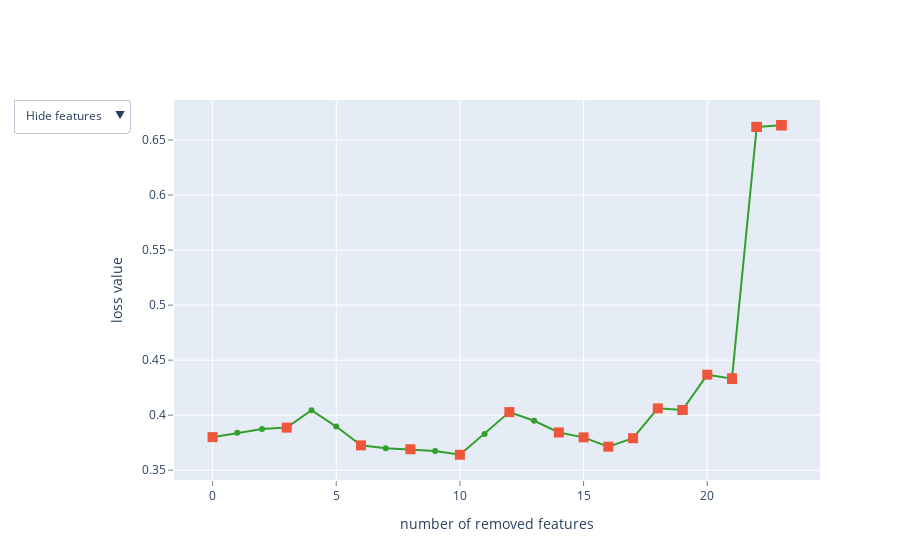

Notebook code for this chart:
### Code cell
select_feat = X_train_cb.columns.tolist()

# Отбираем предикторы
summary = cb_model.select_features(train_pool,
    eval_set=test_pool,
    features_for_select=select_feat,
    num_features_to_select=1,  
    steps=len(select_feat)-1,
    algorithm=cb.EFeaturesSelectionAlgorithm.RecursiveByShapValues,
    shap_calc_type=cb.EShapCalcType.Regular,
    train_final_model=True,
    logging_level='Silent',
    plot=True
)

### Figure 1 — Plotly figure (JSON) as saved in the notebook; plotly's stock layout.template omitted (floating-point values rounded to 4 significant figures)
{"data": [{"line": {"color": "rgb(51,160,44)"}, "mode": "lines+markers", "name": "", "text": ["", "has_dr ", "ticket_has_text", "ticket_num_len", "has_rare_title", "popular_name", "alone", "has_mrs ", "name_longest", "has_rev ", "has_miss ", "parch", "name_size", "name_length_mean", "embarked", "name_length", "cabin_letter", "has_master ", "sibsp", "age", "fare", "has_cabin", "pclass", "sex_male"], "type": "scatter", "x": [0, 1, 2, 3, 4, 5, 6, 7, 8, 9, 10, 11, 12, 13, 14, 15, 16, 17, 18, 19, 20, 21, 22, 23], "y": [0.3801, 0.384, 0.3875, 0.3887, 0.4046, 0.3897, 0.3726, 0.37, 0.3691, 0.3675, 0.3641, 0.383, 0.4028, 0.3949, 0.3843, 0.3799, 0.3714, 0.3791, 0.4062, 0.4047, 0.4368, 0.4332, 0.6619, 0.6634]}, {"marker": {"size": 10, "symbol": "square"}, "mode": "markers", "name": "", "text": ["", "ticket_num_len", "alone", "name_longest", "has_miss ", "name_size", "embarked", "name_length", "cabin_letter", "has_master ", "sibsp", "age", "age", "fare", "has_cabin", "has_cabin", "has_cabin", "pclass", "pclass", "pclass", "pclass", "sex_male", "sex_male", "sex_male"], "type": "scatter", "x": [0, 3, 6, 8, 10, 12, 14, 15, 16, 17, 18, 19, 19, 20, 21, 21, 21, 22, 22, 22, 22, 23, 23, 23], "y": [0.3801, 0.3887, 0.3726, 0.3691, 0.3641, 0.4028, 0.3843, 0.3799, 0.3714, 0.3791, 0.4062, 0.4047, 0.4047, 0.4368, 0.4332, 0.4332, 0.4332, 0.6619, 0.6619, 0.6619, 0.6619, 0.6634, 0.6634, 0.6634]}, {"mode": "text", "name": "", "text": ["", "15", "19", "18", "17", "10", "22", "13", "8", "16", "12", "3", "6", "9", "5", "7", "21", "14", "2", "1", "4", "20", "0", "23"], "textfont": {"color": "rgb(51,160,44)", "family": "sans serif", "size": 18}, "textposition": "bottom center", "type": "scatter", "visible": false, "x": [0, 1, 2, 3, 4, 5, 6, 7, 8, 9, 10, 11, 12, 13, 14, 15, 16, 17, 18, 19, 20, 21, 22, 23], "y": [0.3801, 0.384, 0.3875, 0.3887, 0.4046, 0.3897, 0.3726, 0.37, 0.3691, 0.3675, 0.3641, 0.383, 0.4028, 0.3949, 0.3843, 0.3799, 0.3714, 0.3791, 0.4062, 0.4047, 0.4368, 0.4332, 0.6619, 0.6634]}, {"mode": "text", "name": "", "text": ["", "has_dr ", "ticket_has_text", "ticket_num_len", "has_rare_title", "popular_name", "alone", "has_mrs ", "name_longest", "has_rev ", "has_miss ", "parch", "name_size", "name_length_mean", "embarked", "name_length", "cabin_letter", "has_master ", "sibsp", "age", "fare", "has_cabin", "pclass", "sex_male"], "textfont": {"color": "rgb(51,160,44)", "family": "sans serif", "size": 18}, "textposition": "bottom center", "type": "scatter", "visible": false, "x": [0, 1, 2, 3, 4, 5, 6, 7, 8, 9, 10, 11, 12, 13, 14, 15, 16, 17, 18, 19, 20, 21, 22, 23], "y": [0.3801, 0.384, 0.3875, 0.3887, 0.4046, 0.3897, 0.3726, 0.37, 0.3691, 0.3675, 0.3641, 0.383, 0.4028, 0.3949, 0.3843, 0.3799, 0.3714, 0.3791, 0.4062, 0.4047, 0.4368, 0.4332, 0.6619, 0.6634]}], "layout": {"showlegend": false, "updatemenus": [{"active": 0, "buttons": [{"args": [{"visible": [true, true, false, false]}], "label": "Hide features", "method": "update"}, {"args": [{"visible": [true, true, true, false]}], "label": "Show indices", "method": "update"}, {"args": [{"visible": [true, true, false, true]}], "label": "Show names", "method": "update"}], "pad": {"r": 10, "t": 10}, "showactive": true, "x": -0.25, "xanchor": "left", "y": 1.03, "yanchor": "top"}], "xaxis": {"gridcolor": "rgb(255,255,255)", "showgrid": true, "showline": false, "showticklabels": true, "tickcolor": "rgb(127,127,127)", "ticks": "outside", "title": {"text": "number of removed features"}, "zeroline": false}, "yaxis": {"gridcolor": "rgb(255,255,255)", "showgrid": true, "showline": false, "showticklabels": true, "tickcolor": "rgb(127,127,127)", "ticks": "outside", "title": {"text": "loss value"}, "zeroline": false}}}
